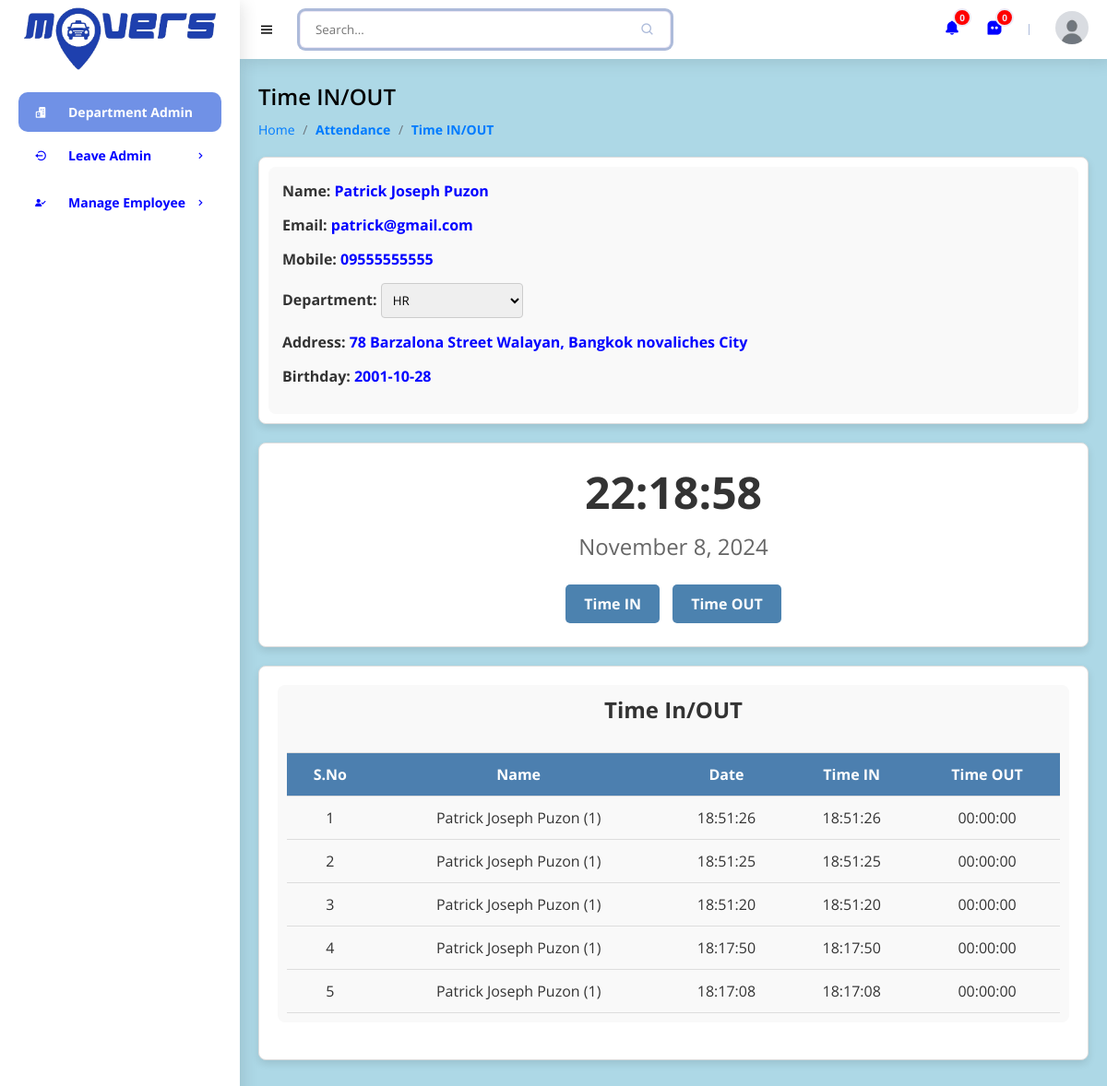
Page /h3time.php?id=1 (signed in) on the committed database.
### tables this page shows
CREATE TABLE `employee` (
  `id` int(11) NOT NULL,
  `name` varchar(255) NOT NULL,
  `email` varchar(255) NOT NULL,
  `mobile` varchar(15) NOT NULL,
  `password` varchar(20) NOT NULL,
  `department_id` int(11) NOT NULL,
  `address` varchar(2000) NOT NULL,
  `birthday` date NOT NULL,
  `role` int(11) NOT NULL
);

CREATE TABLE `attendance` (
  `id` int(11) NOT NULL,
  `e_attendance_id` int(11) NOT NULL,
  `date` date NOT NULL,
  `time_in` time NOT NULL,
  `time_out` time NOT NULL
);

### h3time.php (the view, shortened to what this page needs)
<?php
require('sidebar_navbar_footer/h3sidebar_nav.php');
$name='';
$email='';
$mobile='';
$department_id='';
$address='';
$birthday='';
if(isset($_GET['id'])){
	$id=mysqli_real_escape_string($con,$_GET['id']);
	$res=mysqli_query($con,"select * from employee where id='$id'");
	$row=mysqli_fetch_assoc($res);
	$name=$row['name'];
	$email=$row['email'];
	$mobile=$row['mobile'];
	$department_id=$row['department_id'];
	$address=$row['address'];
	$birthday=$row['birthday'];
}
if($_SESSION['ROLE']==1){
	$sql="select `attendance`.*, employee.name,employee.id as e_attendance_id from `attendance`,employee where `attendance`.e_attendance_id=employee.id order by `attendance`.id desc";
}else{
	$e_attendance_id=$_SESSION['USER_ID'];
	$sql="select `attendance`.*, employee.name ,employee.id as e_attendance_id from `attendance`,employee where `attendance`.e_attendance_id='$e_attendance_id' and `attendance`.e_attendance_id=employee.id order by `attendance`.id desc";
}
$res2=mysqli_query($con,$sql);
?>
    <main>
        <h1 class="h3title">Time IN/OUT</h1>
        <ul class="h3breadcrumbs">
            <li><a href="h3dashboard.php">Home</a></li>
            <li class="h3divider">/</a></li>
            <li><a href="#" class="h3active">Attendance</a></li>
            <li class="h3divider">/</a></li>
            <li><a href="#" class="h3active">Time IN/OUT</a></li>
        </ul>
				<div class="time-container">
		 			<div class="card1">
                        <div class="card-body1">
                           <form method="post">
							   <div class="form-group1">
									<label class=" form-control-label1">Name: <span style="color:blue"><?php echo $name?></span></label>
								</div>
								<div class="form-group1">
									<label class=" form-control-label1">Email: <span style="color:blue"><?php echo $email?></span></label>
								</div>
								<div class="form-group1">
									<label class=" form-control-label1">Mobile: <span style="color:blue"><?php echo $mobile?></span></label>
								</div>
								<div class="form-group1">
									<label class=" form-control-label1">Department: <select name="department_id" required class="form-control-1">
										<?php
										$res=mysqli_query($con,"select * from department order by department desc");
										while($row=mysqli_fetch_assoc($res)){
											if($department_id==$row['id']){
												echo "<option selected='selected' value=".$row['id'].">".$row['department']."</option>";
											}else{
												echo "<option value=".$row['id'].">".$row['department']."</option>";
											}
										}
										?>
									</select></label>
								</div>
								<div class="form-group1">
									<label class=" form-control-label1">Address: <span style="color:blue"><?php echo $address?></span></label>
								</div>
								<div class="form-group1">
									<label class=" form-control-label1">Birthday: <span style="color:blue"><?php echo $birthday?></span></label>
								</div>
							  </form>
                        </div>
					</div>
				</div>
					<div class="clock-container">
						<div class="digital-clock" id="digital-clock">00:00:00</div>
						<div class="date" id="date">January 1, 1970</div>
					<form method="POST">
						<button type="submit" name="timeIN" class="timebtn">Time IN</button>
						<button type="submit" name="timeOUT" class="timebtn">Time OUT</button>
					</div>
					<div class="time2-container">
						<div class="card2">
							<div class="card-body2">
							<h4 class="box-title2">Time In/OUT </h4>
							</div>
							<div class="card-body-2">
							<div class="table-stats order-table ov-h">
								<table class="table2 ">
									<thead>
										<tr>
										<th >S.No</th>
										<th>Name</th>
										<th>Date</th>
										<th>Time IN</th>
										<th>Time OUT</th>
										</tr>
									</thead>
									<tbody>
									<?php
									$i=1;
									while($row=mysqli_fetch_assoc($res2)){?>
										<tr>
									   <td><?php echo $i?></td>
									   <td><?php echo $row['name'].' ('.$row['e_attendance_id'].')'?></td>
									   <td><?php echo $row['time_in']?></td>
                                       <td><?php echo $row['time_in']?></td>
									   <td><?php echo $row['time_out']?></td>
									<?php
									$i++;
									} ?>
									</tbody>
								</table>
							</div>
							</div>
						</div>
					</div>
    </main>
<?php
require('sidebar_navbar_footer/h3continuation.php');
?>

### css/h3style.css (style rules this page uses)
* { font-family: 'Open Sans', sans-serif; margin: 0; padding: 0; box-sizing: border-box; }
:root { --dark-blue: #3D52A0; --light-blue: #7091e6; --dark-grey: #8697c4; --grey: #adbbda; --light-grey: #ede8f5; --blue: #0000FF; --white: #fff; --red: #ff0000; --green: #81d438; --black: #0b0c10; --light-black: #1f2833; --grey2: #c5c6c7; --light-sky: #66fcf1; --dark-sky: #45a29e; }
html { overflow-x: hidden; }
body { background: lightblue; margin: 0; padding: 0; }
a { text-decoration: none; }
li { list-style: none; }
main { width: 100%; padding: 24px 20px 20px 20px; margin: 0 auto; }
main .h3title { font-size: 24px; font-weight: 600; margin-bottom: 10px; display: inline-block; }
.h3breadcrumbs { list-style: none; padding: 0; margin: 0 0 20px; font-size: 14px; }
.h3breadcrumbs li { display: inline; }
.h3breadcrumbs a { color: #007bff; text-decoration: none; }
.h3breadcrumbs .h3divider { margin: 0 5px; color: #6c757d; }
.h3breadcrumbs .h3active { font-weight: bold; }

### css/h3tablesformsdesign.css (style rules this page uses)
h4 { font-weight: 600; margin: 0; }
button { background-color: blue; border: none; color: white; padding: 10px 15px; text-align: center; text-decoration: none; display: inline-block; font-size: 14px; margin: 4px 2px; cursor: pointer; border-radius: 4px; font-weight: 700; }

### css/h3attenddesign.css (style rules this page uses)
.time-container { margin: 20px auto; padding: 10px; background-color: #ffffff; border-radius: 8px; box-shadow: 0 4px 8px rgba(0, 0, 0, 0.1); border: 1px solid #ddd; width: 80% auto; }
.card-body1 { background-color: #f9f9f9; border-radius: 8px; padding: 15px; width: 80% auto; }
.form-group1 { display: flex; margin-bottom: 15px; width: 80% auto; }
.form-control-label1 { font-weight: bold; color: #333; width: 80% auto; text-align: left; }
.form-control-1 { width: 60% auto; padding: 8px; border: 1px solid #ccc; border-radius: 4px; }
.clock-container { margin: 20px auto; padding: 20px; background-color: #ffffff; border-radius: 8px; box-shadow: 0 4px 8px rgba(0, 0, 0, 0.1); text-align: center; border: 1px solid #ddd; }
.digital-clock { font-size: 48px; font-weight: bold; color: #333; margin-bottom: 10px; }
.date { font-size: 24px; color: #666; margin-bottom: 20px; }
.timebtn { background-color: #4c82af; border: none; color: white; padding: 10px 20px; text-align: center; font-size: 16px; margin: 5px; border-radius: 5px; cursor: pointer; transition: 0.3s ease; }
.time2-container { margin: 20px auto; padding: 20px; background-color: #ffffff; border-radius: 8px; box-shadow: 0 4px 8px rgba(0, 0, 0, 0.1); border: 1px solid #ddd; }
.card2 { background-color: #f9f9f9; padding: 10px; border-radius: 8px; margin-bottom: 20px; }
.card-body2 { padding: 0px 0px 10px 0px; border-bottom: 1px solid #ddd; }
.box-title2 { font-size: 24px; font-weight: bold; color: #333; margin-bottom: 20px; text-align: center; }
.table2 { width: 100%; border-collapse: collapse; }
.table2 th, .table2 td { padding: 12px; text-align: center; border-bottom: 1px solid #ddd; }
.table2 th { background-color: #4c7faf; color: white; }
.table2 td { color: #333; }

### rows in the picture
employee: name "Patrick Joseph Puzon", email "patrick@gmail.com", mobile "09555555555", address "78 Barzalona Street Walayan, Bangkok novaliches City", birthday "2001-10-28"
attendance: employee.name "Patrick Joseph Puzon", employee.id "1", time_in "18:51:26", time_out "00:00:00"
attendance: employee.name "Patrick Joseph Puzon", employee.id "1", time_in "18:51:25", time_out "00:00:00"
attendance: employee.name "Patrick Joseph Puzon", employee.id "1", time_in "18:51:20", time_out "00:00:00"
attendance: employee.name "Patrick Joseph Puzon", employee.id "1", time_in "18:17:50", time_out "00:00:00"
attendance: employee.name "Patrick Joseph Puzon", employee.id "1", time_in "18:17:08", time_out "00:00:00"

### other values in the picture
form field department_id "HR"
